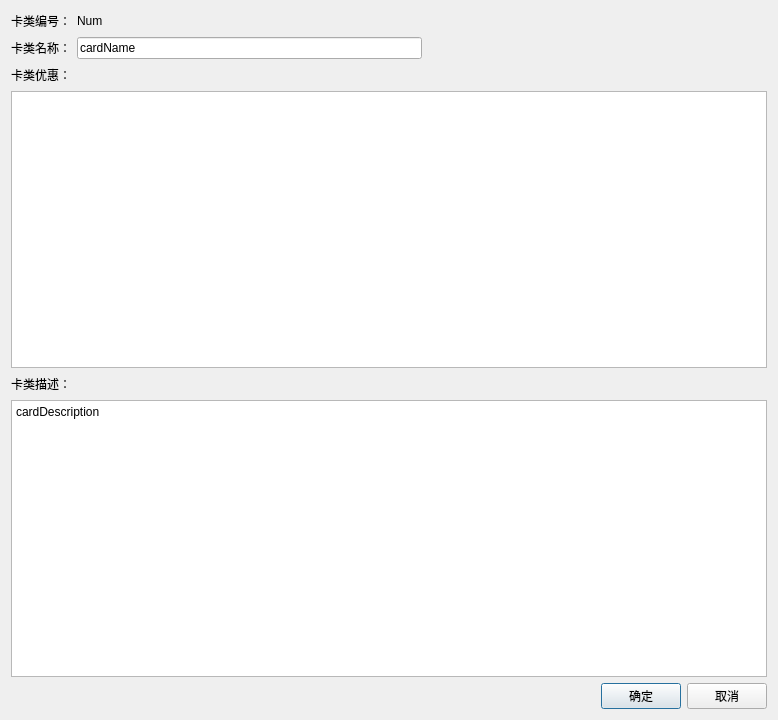
<?xml version="1.0" encoding="UTF-8"?>
<ui version="4.0">
 <class>DialogCardEditDetail</class>
 <widget class="QDialog" name="DialogCardEditDetail">
  <property name="geometry">
   <rect>
    <x>0</x>
    <y>0</y>
    <width>778</width>
    <height>720</height>
   </rect>
  </property>
  <property name="windowTitle">
   <string>卡类设置</string>
  </property>
  <layout class="QVBoxLayout" name="verticalLayout_2">
   <item>
    <layout class="QHBoxLayout" name="horizontalLayout_2">
     <item>
      <widget class="QLabel" name="label">
       <property name="text">
        <string>卡类编号：</string>
       </property>
      </widget>
     </item>
     <item>
      <widget class="QLabel" name="label_cardNum">
       <property name="text">
        <string>Num</string>
       </property>
      </widget>
     </item>
     <item>
      <spacer name="horizontalSpacer_3">
       <property name="orientation">
        <enum>Qt::Horizontal</enum>
       </property>
       <property name="sizeHint" stdset="0">
        <size>
         <width>40</width>
         <height>20</height>
        </size>
       </property>
      </spacer>
     </item>
    </layout>
   </item>
   <item>
    <layout class="QVBoxLayout" name="verticalLayout">
     <item>
      <layout class="QHBoxLayout" name="horizontalLayout_3">
       <item>
        <widget class="QLabel" name="label_3">
         <property name="text">
          <string>卡类名称：</string>
         </property>
        </widget>
       </item>
       <item>
        <widget class="QLineEdit" name="lineEdit_cardName">
         <property name="text">
          <string>cardName</string>
         </property>
        </widget>
       </item>
       <item>
        <spacer name="horizontalSpacer_4">
         <property name="orientation">
          <enum>Qt::Horizontal</enum>
         </property>
         <property name="sizeHint" stdset="0">
          <size>
           <width>40</width>
           <height>20</height>
          </size>
         </property>
        </spacer>
       </item>
      </layout>
     </item>
     <item>
      <layout class="QHBoxLayout" name="horizontalLayout_5">
       <item>
        <widget class="QLabel" name="label_5">
         <property name="text">
          <string>卡类优惠：</string>
         </property>
        </widget>
       </item>
       <item>
        <spacer name="horizontalSpacer_2">
         <property name="orientation">
          <enum>Qt::Horizontal</enum>
         </property>
         <property name="sizeHint" stdset="0">
          <size>
           <width>40</width>
           <height>20</height>
          </size>
         </property>
        </spacer>
       </item>
      </layout>
     </item>
     <item>
      <widget class="QTableView" name="tableView_cardStrategy"/>
     </item>
     <item>
      <layout class="QHBoxLayout" name="horizontalLayout_4">
       <item>
        <widget class="QLabel" name="label_4">
         <property name="text">
          <string>卡类描述：</string>
         </property>
        </widget>
       </item>
       <item>
        <spacer name="horizontalSpacer">
         <property name="orientation">
          <enum>Qt::Horizontal</enum>
         </property>
         <property name="sizeHint" stdset="0">
          <size>
           <width>40</width>
           <height>20</height>
          </size>
         </property>
        </spacer>
       </item>
      </layout>
     </item>
     <item>
      <widget class="QTextEdit" name="textEdit_cardDescription">
       <property name="html">
        <string>&lt;!DOCTYPE HTML PUBLIC &quot;-//W3C//DTD HTML 4.0//EN&quot; &quot;http://www.w3.org/TR/REC-html40/strict.dtd&quot;&gt;
&lt;html&gt;&lt;head&gt;&lt;meta name=&quot;qrichtext&quot; content=&quot;1&quot; /&gt;&lt;style type=&quot;text/css&quot;&gt;
p, li { white-space: pre-wrap; }
&lt;/style&gt;&lt;/head&gt;&lt;body style=&quot; font-family:'SimSun'; font-size:9pt; font-weight:400; font-style:normal;&quot;&gt;
&lt;p style=&quot; margin-top:0px; margin-bottom:0px; margin-left:0px; margin-right:0px; -qt-block-indent:0; text-indent:0px;&quot;&gt;cardDescription&lt;/p&gt;
&lt;p style=&quot;-qt-paragraph-type:empty; margin-top:0px; margin-bottom:0px; margin-left:0px; margin-right:0px; -qt-block-indent:0; text-indent:0px;&quot;&gt;&lt;br /&gt;&lt;/p&gt;&lt;/body&gt;&lt;/html&gt;</string>
       </property>
      </widget>
     </item>
     <item>
      <layout class="QHBoxLayout" name="horizontalLayout">
       <item>
        <spacer name="horizontalSpacer_5">
         <property name="orientation">
          <enum>Qt::Horizontal</enum>
         </property>
         <property name="sizeHint" stdset="0">
          <size>
           <width>40</width>
           <height>20</height>
          </size>
         </property>
        </spacer>
       </item>
       <item>
        <widget class="QPushButton" name="pushButtonOk">
         <property name="text">
          <string>确定</string>
         </property>
        </widget>
       </item>
       <item>
        <widget class="QPushButton" name="pushButtonCancel">
         <property name="text">
          <string>取消</string>
         </property>
        </widget>
       </item>
      </layout>
     </item>
    </layout>
   </item>
  </layout>
 </widget>
 <resources/>
 <connections/>
</ui>
